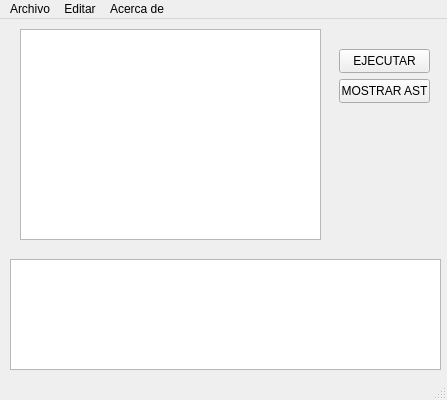
<?xml version="1.0" encoding="UTF-8"?>
<ui version="4.0">
 <class>MainWindow</class>
 <widget class="QMainWindow" name="MainWindow">
  <property name="geometry">
   <rect>
    <x>0</x>
    <y>0</y>
    <width>447</width>
    <height>400</height>
   </rect>
  </property>
  <property name="windowTitle">
   <string>miniOLcIDE</string>
  </property>
  <widget class="QWidget" name="centralwidget">
   <widget class="QTextEdit" name="textEdit">
    <property name="geometry">
     <rect>
      <x>20</x>
      <y>10</y>
      <width>301</width>
      <height>211</height>
     </rect>
    </property>
   </widget>
   <widget class="QPushButton" name="pushButton">
    <property name="geometry">
     <rect>
      <x>800</x>
      <y>80</y>
      <width>400</width>
      <height>400</height>
     </rect>
    </property>
    <property name="text">
     <string>RUN</string>
    </property>
   </widget>
   <widget class="QPushButton" name="pushButton_2">
    <property name="geometry">
     <rect>
      <x>339</x>
      <y>30</y>
      <width>91</width>
      <height>24</height>
     </rect>
    </property>
    <property name="text">
     <string>EJECUTAR</string>
    </property>
   </widget>
   <widget class="QTextEdit" name="textEdit_2">
    <property name="geometry">
     <rect>
      <x>10</x>
      <y>240</y>
      <width>431</width>
      <height>111</height>
     </rect>
    </property>
   </widget>
   <widget class="QPushButton" name="pushButton_3">
    <property name="geometry">
     <rect>
      <x>339</x>
      <y>60</y>
      <width>91</width>
      <height>24</height>
     </rect>
    </property>
    <property name="text">
     <string>MOSTRAR AST</string>
    </property>
   </widget>
  </widget>
  <widget class="QMenuBar" name="menubar">
   <property name="geometry">
    <rect>
     <x>0</x>
     <y>0</y>
     <width>447</width>
     <height>17</height>
    </rect>
   </property>
   <widget class="QMenu" name="menuArchivo">
    <property name="title">
     <string>Archivo</string>
    </property>
    <addaction name="actionAbrir_Archivo"/>
    <addaction name="actionGuardar_Archivo"/>
    <addaction name="actionGuardar_como"/>
   </widget>
   <widget class="QMenu" name="menuEditar">
    <property name="title">
     <string>Editar</string>
    </property>
    <addaction name="actionEditor_de_c_digo"/>
   </widget>
   <widget class="QMenu" name="menuAcerca_de">
    <property name="title">
     <string>Acerca de</string>
    </property>
   </widget>
   <addaction name="menuArchivo"/>
   <addaction name="menuEditar"/>
   <addaction name="menuAcerca_de"/>
  </widget>
  <widget class="QStatusBar" name="statusbar"/>
  <action name="actionAbrir_Archivo">
   <property name="text">
    <string>Abrir Archivo</string>
   </property>
  </action>
  <action name="actionGuardar_Archivo">
   <property name="text">
    <string>Guardar Archivo</string>
   </property>
  </action>
  <action name="actionGuardar_como">
   <property name="text">
    <string>Guardar como</string>
   </property>
  </action>
  <action name="actionEditor_de_c_digo">
   <property name="text">
    <string>Editor de código</string>
   </property>
  </action>
  <action name="actionReporte_de_errores">
   <property name="text">
    <string>Reporte de errores</string>
   </property>
  </action>
 </widget>
 <resources/>
 <connections/>
</ui>
